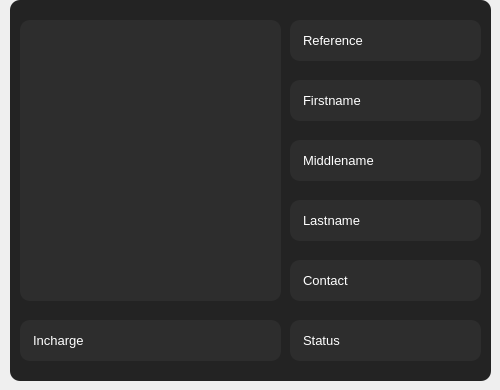
                   <widget class="QFrame" name="info_frame">
                    <property name="minimumSize">
                     <size>
                      <width>0</width>
                      <height>390</height>
                     </size>
                    </property>
                    <property name="maximumSize">
                     <size>
                      <width>16777215</width>
                      <height>390</height>
                     </size>
                    </property>
                    <property name="frameShape">
                     <enum>QFrame::NoFrame</enum>
                    </property>
                    <property name="frameShadow">
                     <enum>QFrame::Raised</enum>
                    </property>
                    <widget class="QLabel" name="image">
                     <property name="geometry">
                      <rect>
                       <x>20</x>
                       <y>20</y>
                       <width>261</width>
                       <height>281</height>
                      </rect>
                     </property>
                     <property name="font">
                      <font>
                       <family>Arial</family>
                       <pointsize>14</pointsize>
                       <weight>50</weight>
                       <bold>false</bold>
                      </font>
                     </property>
                     <property name="styleSheet">
                      <string notr="true">QLabel{
	color: rgb(255, 255, 255);
	background-color: rgb(45, 45, 45);
	border-radius: 10px;
}</string>
                     </property>
                     <property name="text">
                      <string/>
                     </property>
                     <property name="pixmap">
                      <pixmap resource="../resource/asset.qrc">:/icons/asset/image.svg</pixmap>
                     </property>
                     <property name="alignment">
                      <set>Qt::AlignCenter</set>
                     </property>
                    </widget>
                    <widget class="QLabel" name="firstname">
                     <property name="geometry">
                      <rect>
                       <x>290</x>
                       <y>80</y>
                       <width>191</width>
                       <height>41</height>
                      </rect>
                     </property>
                     <property name="font">
                      <font>
                       <family>MS Shell Dlg 2</family>
                       <pointsize>10</pointsize>
                       <weight>50</weight>
                       <bold>false</bold>
                      </font>
                     </property>
                     <property name="styleSheet">
                      <string notr="true">QLabel{
	color: rgb(255, 255, 255);
	background-color: rgb(45, 45, 45);
	border-radius: 10px;
	padding-left:10px;

}</string>
                     </property>
                     <property name="text">
                      <string>Firstname</string>
                     </property>
                     <property name="alignment">
                      <set>Qt::AlignLeading|Qt::AlignLeft|Qt::AlignVCenter</set>
                     </property>
                    </widget>
                    <widget class="QLabel" name="middlename">
                     <property name="geometry">
                      <rect>
                       <x>290</x>
                       <y>140</y>
                       <width>191</width>
                       <height>41</height>
                      </rect>
                     </property>
                     <property name="font">
                      <font>
                       <family>MS Shell Dlg 2</family>
                       <pointsize>10</pointsize>
                       <weight>50</weight>
                       <bold>false</bold>
                      </font>
                     </property>
                     <property name="styleSheet">
                      <string notr="true">QLabel{
	color: rgb(255, 255, 255);
	background-color: rgb(45, 45, 45);
	border-radius: 10px;
	padding-left:10px;

}</string>
                     </property>
                     <property name="text">
                      <string>Middlename</string>
                     </property>
                     <property name="alignment">
                      <set>Qt::AlignLeading|Qt::AlignLeft|Qt::AlignVCenter</set>
                     </property>
                    </widget>
                    <widget class="QLabel" name="lastname">
                     <property name="geometry">
                      <rect>
                       <x>290</x>
                       <y>200</y>
                       <width>191</width>
                       <height>41</height>
                      </rect>
                     </property>
                     <property name="font">
                      <font>
                       <family>MS Shell Dlg 2</family>
                       <pointsize>10</pointsize>
                       <weight>50</weight>
                       <bold>false</bold>
                      </font>
                     </property>
                     <property name="styleSheet">
                      <string notr="true">QLabel{
	color: rgb(255, 255, 255);
	background-color: rgb(45, 45, 45);
	border-radius: 10px;
	padding-left:10px;

}



</string>
                     </property>
                     <property name="text">
                      <string>Lastname</string>
                     </property>
                     <property name="alignment">
                      <set>Qt::AlignLeading|Qt::AlignLeft|Qt::AlignVCenter</set>
                     </property>
                    </widget>
                    <widget class="QLabel" name="refrence">
                     <property name="geometry">
                      <rect>
                       <x>290</x>
                       <y>20</y>
                       <width>191</width>
                       <height>41</height>
                      </rect>
                     </property>
                     <property name="font">
                      <font>
                       <family>MS Shell Dlg 2</family>
                       <pointsize>10</pointsize>
                       <weight>50</weight>
                       <bold>false</bold>
                      </font>
                     </property>
                     <property name="styleSheet">
                      <string notr="true">QLabel{
	color: rgb(255, 255, 255);
	background-color: rgb(45, 45, 45);
	border-radius: 10px;
	padding-left:10px;

}</string>
                     </property>
                     <property name="text">
                      <string>Reference</string>
                     </property>
                     <property name="alignment">
                      <set>Qt::AlignLeading|Qt::AlignLeft|Qt::AlignVCenter</set>
                     </property>
                    </widget>
                    <widget class="QLabel" name="contact">
                     <property name="geometry">
                      <rect>
                       <x>290</x>
                       <y>260</y>
                       <width>191</width>
                       <height>41</height>
                      </rect>
                     </property>
                     <property name="font">
                      <font>
                       <family>MS Shell Dlg 2</family>
                       <pointsize>10</pointsize>
                       <weight>50</weight>
                       <bold>false</bold>
                      </font>
                     </property>
                     <property name="styleSheet">
                      <string notr="true">QLabel{
	color: rgb(255, 255, 255);
	background-color: rgb(45, 45, 45);
	border-radius: 10px;
	padding-left:10px;

}</string>
                     </property>
                     <property name="text">
                      <string>Contact</string>
                     </property>
                     <property name="alignment">
                      <set>Qt::AlignLeading|Qt::AlignLeft|Qt::AlignVCenter</set>
                     </property>
                    </widget>
                    <widget class="QLabel" name="incharge">
                     <property name="geometry">
                      <rect>
                       <x>20</x>
                       <y>320</y>
                       <width>261</width>
                       <height>41</height>
                      </rect>
                     </property>
                     <property name="font">
                      <font>
                       <family>MS Shell Dlg 2</family>
                       <pointsize>10</pointsize>
                       <weight>50</weight>
                       <bold>false</bold>
                      </font>
                     </property>
                     <property name="styleSheet">
                      <string notr="true">QLabel{
	color: rgb(255, 255, 255);
	background-color: rgb(45, 45, 45);
	border-radius: 10px;
	padding-left:10px;

}</string>
                     </property>
                     <property name="text">
                      <string>Incharge</string>
                     </property>
                     <property name="alignment">
                      <set>Qt::AlignLeading|Qt::AlignLeft|Qt::AlignVCenter</set>
                     </property>
                    </widget>
                    <widget class="QLabel" name="image_2">
                     <property name="geometry">
                      <rect>
                       <x>10</x>
                       <y>0</y>
                       <width>481</width>
                       <height>381</height>
                      </rect>
                     </property>
                     <property name="font">
                      <font>
                       <family>Arial</family>
                       <pointsize>14</pointsize>
                       <weight>50</weight>
                       <bold>false</bold>
                      </font>
                     </property>
                     <property name="styleSheet">
                      <string notr="true">QLabel{
	color: rgb(255, 255, 255);
	background-color: rgb(35, 35, 35);
	border-radius: 10px;
}</string>
                     </property>
                     <property name="text">
                      <string/>
                     </property>
                     <property name="alignment">
                      <set>Qt::AlignCenter</set>
                     </property>
                    </widget>
                    <widget class="QLabel" name="status">
                     <property name="geometry">
                      <rect>
                       <x>290</x>
                       <y>320</y>
                       <width>191</width>
                       <height>41</height>
                      </rect>
                     </property>
                     <property name="font">
                      <font>
                       <family>MS Shell Dlg 2</family>
                       <pointsize>10</pointsize>
                       <weight>50</weight>
                       <bold>false</bold>
                      </font>
                     </property>
                     <property name="styleSheet">
                      <string notr="true">QLabel{
	color: rgb(255, 255, 255);
	background-color: rgb(45, 45, 45);
	border-radius: 10px;
	padding-left:10px;

}</string>
                     </property>
                     <property name="text">
                      <string>Status</string>
                     </property>
                     <property name="alignment">
                      <set>Qt::AlignLeading|Qt::AlignLeft|Qt::AlignVCenter</set>
                     </property>
                    </widget>
                    <zorder>image_2</zorder>
                    <zorder>image</zorder>
                    <zorder>firstname</zorder>
                    <zorder>middlename</zorder>
                    <zorder>lastname</zorder>
                    <zorder>refrence</zorder>
                    <zorder>contact</zorder>
                    <zorder>incharge</zorder>
                    <zorder>status</zorder>
                   </widget>
